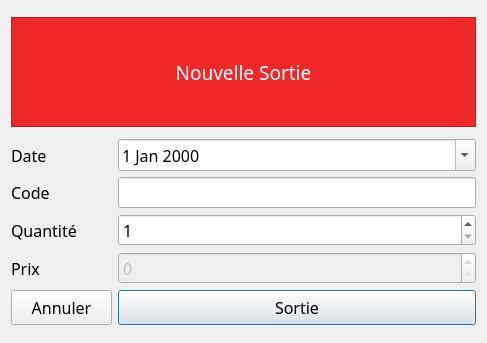
<?xml version="1.0" encoding="UTF-8"?>
<ui version="4.0">
 <class>Sortie</class>
 <widget class="QDialog" name="Sortie">
  <property name="geometry">
   <rect>
    <x>0</x>
    <y>0</y>
    <width>485</width>
    <height>343</height>
   </rect>
  </property>
  <property name="font">
   <font>
    <family>Monaco</family>
    <pointsize>12</pointsize>
   </font>
  </property>
  <property name="windowTitle">
   <string>Nouvelle Sortie</string>
  </property>
  <property name="windowIcon">
   <iconset>
    <normaloff>../icons/box--minus.png</normaloff>../icons/box--minus.png</iconset>
  </property>
  <layout class="QVBoxLayout" name="verticalLayout">
   <item>
    <widget class="QLabel" name="label_4">
     <property name="minimumSize">
      <size>
       <width>0</width>
       <height>110</height>
      </size>
     </property>
     <property name="maximumSize">
      <size>
       <width>16777215</width>
       <height>110</height>
      </size>
     </property>
     <property name="font">
      <font>
       <family>Monaco</family>
       <pointsize>14</pointsize>
      </font>
     </property>
     <property name="styleSheet">
      <string notr="true">background-color: rgb(239, 41, 41);
color: rgb(255, 255, 255);</string>
     </property>
     <property name="frameShape">
      <enum>QFrame::StyledPanel</enum>
     </property>
     <property name="text">
      <string>Nouvelle Sortie</string>
     </property>
     <property name="alignment">
      <set>Qt::AlignCenter</set>
     </property>
    </widget>
   </item>
   <item>
    <layout class="QGridLayout" name="gridLayout">
     <item row="0" column="0">
      <widget class="QLabel" name="label_5">
       <property name="text">
        <string>Date</string>
       </property>
      </widget>
     </item>
     <item row="1" column="1">
      <widget class="QLineEdit" name="lineEditCode">
       <property name="minimumSize">
        <size>
         <width>358</width>
         <height>30</height>
        </size>
       </property>
       <property name="readOnly">
        <bool>true</bool>
       </property>
      </widget>
     </item>
     <item row="1" column="0">
      <widget class="QLabel" name="label_3">
       <property name="minimumSize">
        <size>
         <width>85</width>
         <height>0</height>
        </size>
       </property>
       <property name="maximumSize">
        <size>
         <width>79</width>
         <height>30</height>
        </size>
       </property>
       <property name="text">
        <string>Code</string>
       </property>
      </widget>
     </item>
     <item row="0" column="1">
      <widget class="QDateEdit" name="dateEditSrtDate">
       <property name="wrapping">
        <bool>false</bool>
       </property>
       <property name="frame">
        <bool>true</bool>
       </property>
       <property name="currentSection">
        <enum>QDateTimeEdit::DaySection</enum>
       </property>
       <property name="calendarPopup">
        <bool>true</bool>
       </property>
      </widget>
     </item>
     <item row="2" column="1">
      <widget class="QSpinBox" name="spinBoxQte">
       <property name="minimumSize">
        <size>
         <width>358</width>
         <height>30</height>
        </size>
       </property>
       <property name="minimum">
        <number>1</number>
       </property>
       <property name="maximum">
        <number>10000</number>
       </property>
      </widget>
     </item>
     <item row="2" column="0">
      <widget class="QLabel" name="label">
       <property name="minimumSize">
        <size>
         <width>85</width>
         <height>0</height>
        </size>
       </property>
       <property name="maximumSize">
        <size>
         <width>79</width>
         <height>30</height>
        </size>
       </property>
       <property name="text">
        <string>Quantité</string>
       </property>
      </widget>
     </item>
     <item row="3" column="1">
      <widget class="QSpinBox" name="spinBoxPrix">
       <property name="enabled">
        <bool>false</bool>
       </property>
       <property name="minimumSize">
        <size>
         <width>358</width>
         <height>30</height>
        </size>
       </property>
       <property name="maximum">
        <number>999999999</number>
       </property>
      </widget>
     </item>
     <item row="3" column="0">
      <widget class="QLabel" name="label_2">
       <property name="minimumSize">
        <size>
         <width>85</width>
         <height>0</height>
        </size>
       </property>
       <property name="maximumSize">
        <size>
         <width>79</width>
         <height>30</height>
        </size>
       </property>
       <property name="text">
        <string>Prix</string>
       </property>
      </widget>
     </item>
     <item row="4" column="1">
      <widget class="QPushButton" name="pushButtonAddSortie">
       <property name="minimumSize">
        <size>
         <width>101</width>
         <height>35</height>
        </size>
       </property>
       <property name="text">
        <string>Sortie</string>
       </property>
      </widget>
     </item>
     <item row="4" column="0">
      <widget class="QPushButton" name="pushButtonClose">
       <property name="minimumSize">
        <size>
         <width>101</width>
         <height>35</height>
        </size>
       </property>
       <property name="text">
        <string>Annuler</string>
       </property>
      </widget>
     </item>
    </layout>
   </item>
  </layout>
 </widget>
 <resources/>
 <connections>
  <connection>
   <sender>pushButtonClose</sender>
   <signal>clicked()</signal>
   <receiver>Sortie</receiver>
   <slot>close()</slot>
   <hints>
    <hint type="sourcelabel">
     <x>309</x>
     <y>257</y>
    </hint>
    <hint type="destinationlabel">
     <x>238</x>
     <y>149</y>
    </hint>
   </hints>
  </connection>
 </connections>
</ui>
